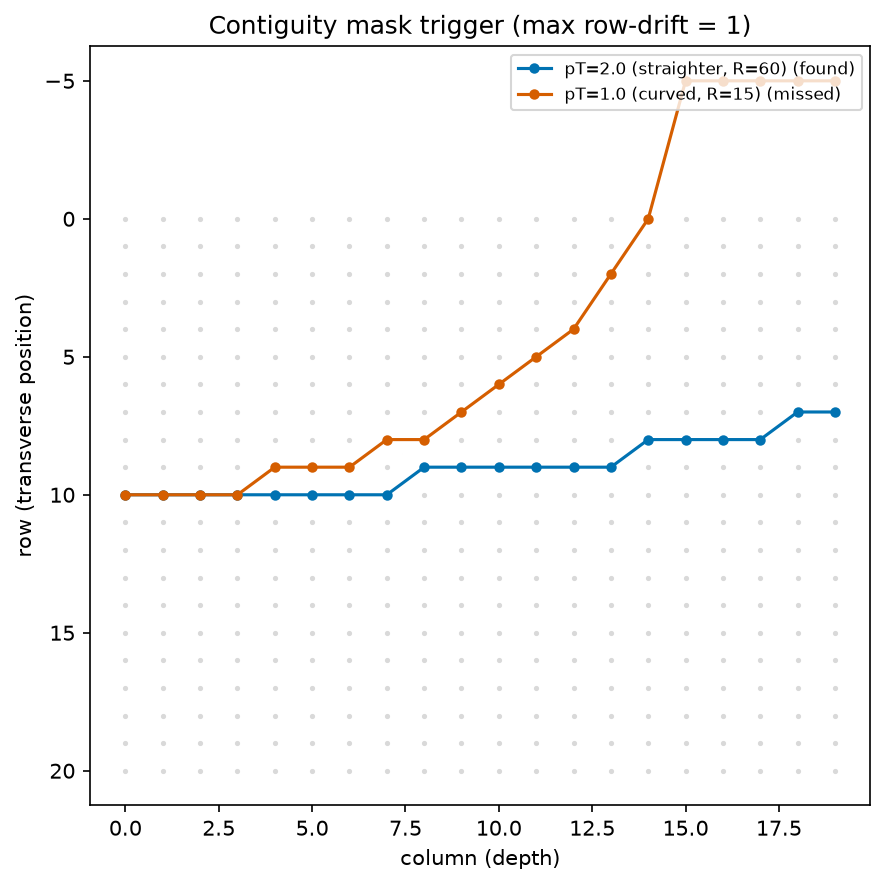

Python code for this plot:
"""Illustrative reproduction of Denby (1988) fig. 9: Darbo & Heck's
"contiguity trigger" for the Delphi TPC -- a *much* simpler, non-Hopfield
idea, included here only as a contrast to the rest of this package.

Hits are mapped onto a rectangular "Image Memory" (IM) grid (row =
transverse position, column = depth). A fixed *contiguity mask* connects
each node to its vertical neighbors in the same column, and to its
right-hand neighbor's vertical neighbors -- i.e. it tolerates at most one
row of drift per column. A track is "found" if it forms a continuous path
of "on" nodes across the grid under that mask.

Because the mask has one fixed, hardwired tolerance, it finds a straighter
(higher-pT) track and misses a more curved (lower-pT) one -- exactly the
paper's own point (fig. 9/10), and the reason section 9 calls a "true"
neural approach more general: curvature just doesn't matter to a Hopfield
network the way it matters to a fixed mask.

Run (only needs matplotlib):
    ../.venv/bin/python examples/contiguity_mask_demo.py
"""

from __future__ import annotations

from pathlib import Path

import matplotlib.pyplot as plt
import numpy as np

N_COLUMNS = 20
N_ROWS = 21
CENTER_ROW = N_ROWS // 2
MAX_DRIFT = 1  # the mask's fixed tolerance: connects a node to same-column
# neighbors, and to its right-hand neighbor's vertical neighbors -- i.e. at
# most 1 row of drift per column is "contiguous".

OUTPUT_PNG = Path(__file__).with_name("contiguity_mask_demo.png")


def track_rows(radius: float, n_columns: int = N_COLUMNS, center_row: int = CENTER_ROW) -> list[int]:
    """Row occupied at each column for a circular arc of the given radius
    (in column units), starting at the center row heading across the grid.
    Smaller radius = more curved = more row-drift per column."""
    rows = []
    for col in range(n_columns):
        dy = radius - np.sqrt(max(radius**2 - col**2, 0.0))
        rows.append(int(round(center_row - dy)))
    return rows


def max_row_drift(rows: list[int]) -> int:
    return max((abs(b - a) for a, b in zip(rows[:-1], rows[1:])), default=0)


def found_by_mask(rows: list[int], max_drift: int = MAX_DRIFT) -> bool:
    """Whether `rows` is a continuous path under the fixed contiguity mask."""
    return max_row_drift(rows) <= max_drift


def plot_demo(tracks: dict[str, list[int]], max_drift: int = MAX_DRIFT):
    fig, ax = plt.subplots(figsize=(6, 6))
    for row in range(N_ROWS):
        ax.plot(range(N_COLUMNS), [row] * N_COLUMNS, ".", color="0.85", markersize=3, zorder=1)

    for label, rows in tracks.items():
        found = found_by_mask(rows, max_drift)
        color = "#0072B2" if found else "#D55E00"
        marker_label = f"{label} ({'found' if found else 'missed'})"
        ax.plot(range(N_COLUMNS), rows, marker="o", markersize=4, color=color, label=marker_label, zorder=2)

    ax.invert_yaxis()
    ax.set_xlabel("column (depth)")
    ax.set_ylabel("row (transverse position)")
    ax.set_title(f"Contiguity mask trigger (max row-drift = {max_drift})")
    ax.legend(loc="upper right", fontsize=8)
    fig.tight_layout()
    return fig


def main() -> None:
    tracks = {
        "pT=2.0 (straighter, R=60)": track_rows(radius=60.0),
        "pT=1.0 (curved, R=15)": track_rows(radius=15.0),
    }
    for label, rows in tracks.items():
        print(f"{label}: max row-drift={max_row_drift(rows)}, found={found_by_mask(rows)}")

    fig = plot_demo(tracks)
    fig.savefig(OUTPUT_PNG, dpi=150, bbox_inches="tight")
    print(f"wrote {OUTPUT_PNG}")


if __name__ == "__main__":
    main()
